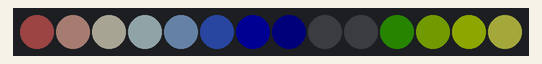
Simulated run of this sketch. Board: Arduino Uno, built with avr-gcc and run on an emulated ATmega328P. On the bench: 14 RGB LEDs in strip order, left to right. Dim RGB values are drawn brighter than linear; colours are those a GRB WS2812 strip shows for the declared byte order.

Above: at 0.45 s.
At 6.76 s:
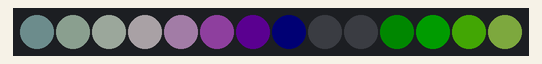
At 14.06 s:
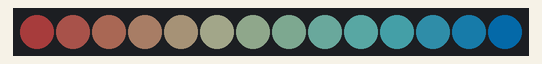
At 20.97 s:
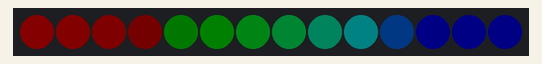
At 27.8 s:
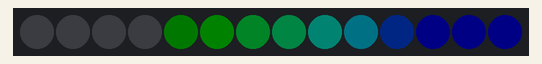
At 39.54 s:
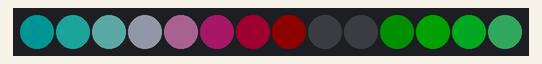

The sketch:

three_sin_demo.ino
```cpp
/* three_sin demo

By: Andrew Tuline

Date: March, 2015

3 sine waves, one for each colour. I didn't take this far.

*/


#include "FastLED.h"                                          // FastLED library. Preferably the latest copy of FastLED 2.1.

#if FASTLED_VERSION < 3001000
#error "Requires FastLED 3.1 or later; check github for latest code."
#endif

// Fixed definitions cannot change on the fly.
#define LED_DT 4                                             // Serial data pin for WS2812B or WS2801
#define LED_CK 3
#define COLOR_ORDER GBR                                      // Are they RGB, GRB or what??
#define LED_TYPE WS2812                                       // What kind of strip are you using?
#define NUM_LEDS  14                                         // Number of LED's

// Initialize changeable global variables.
uint8_t max_bright = 64;                                      // Overall brightness definition. It can be changed on the fly.

struct CRGB leds[NUM_LEDS];                                   // Initialize our LED array.


// Initialize global variables for sequences
uint8_t thisdelay = 50;                                       // A delay value for the sequence(s)

int wave1=0;                                                  // Current phase is calculated.
int wave2=0;
int wave3=0;

uint8_t inc1 = 2;                                             // Phase shift. Keep it low, as this is the speed at which the waves move.
uint8_t inc2 = 1;
uint8_t inc3 = -2;

uint8_t lvl1 = 80;                                            // Any result below this value is displayed as 0.
uint8_t lvl2 = 80;
uint8_t lvl3 = 80;

uint8_t mul1 = 20;                                            // Frequency, thus the distance between waves
uint8_t mul2 = 25;
uint8_t mul3 = 22;


void setup() {
  Serial.begin(57600);
  FastLED.addLeds<LED_TYPE, LED_DT, COLOR_ORDER>(leds, NUM_LEDS);        // Use this for WS2812B
//  FastLED.addLeds<LED_TYPE, LED_DT, LED_CK, COLOR_ORDER>(leds, NUM_LEDS);  // Use this for WS2801 or APA102
  FastLED.setBrightness(max_bright);
  set_max_power_in_volts_and_milliamps(5, 500);               // FastLED Power management set at 5V, 500mA

  random16_set_seed(4832);                                    // Awesome randomizer (which we don't yet need here.)
  random16_add_entropy(analogRead(2));
} // setup()


void loop () {
  ChangeMe();
  EVERY_N_MILLISECONDS(thisdelay) {                           // FastLED based non-blocking delay to update/display the sequence.
    three_sin();                                              // Improved method of using non-blocking delay
  }
  show_at_max_brightness_for_power();
} // loop()


void three_sin() {
  wave1 += inc1;
  wave2 += inc2;
  wave3 += inc3;
  for (int k=0; k<NUM_LEDS; k++) {
    leds[k].r = qsub8(sin8(mul1*k + wave1/128), lvl1);        // Another fixed frequency, variable phase sine wave with lowered level
    leds[k].g = qsub8(sin8(mul2*k + wave2/128), lvl2);        // A fixed frequency, variable phase sine wave with lowered level
    leds[k].b = qsub8(sin8(mul3*k + wave3/128), lvl3);        // A fixed frequency, variable phase sine wave with lowered level
  }
} // three_sin()


void ChangeMe() {
  uint8_t secondHand = (millis() / 1000) % 30;                // Increase this and add more options below if you want a longer demo.
  static uint8_t lastSecond = 99;                             // Static variable, means it's only defined once. This is our 'debounce' variable.


  if(lastSecond != secondHand) {                              // You can change variables, but remember to set them back in the next demo, or they will stay as is.
    lastSecond = secondHand;
    switch(secondHand) {
      case 0: thisdelay = 25; mul1 = 20; mul2 = 25; mul3 = 22; lvl1 = 80; lvl2 = 80; lvl3 = 80; inc1 = 1; inc2 = 1; inc3 = -1; break;
      case 10: mul1 = 5; mul2 = 8; mul3 = 7; break;
      case 20: thisdelay = 40; lvl1 = 220; lvl2 = 220; lvl3 = 220; break;
      case 30: break;
    }
  }
} // ChangeMe()
```
